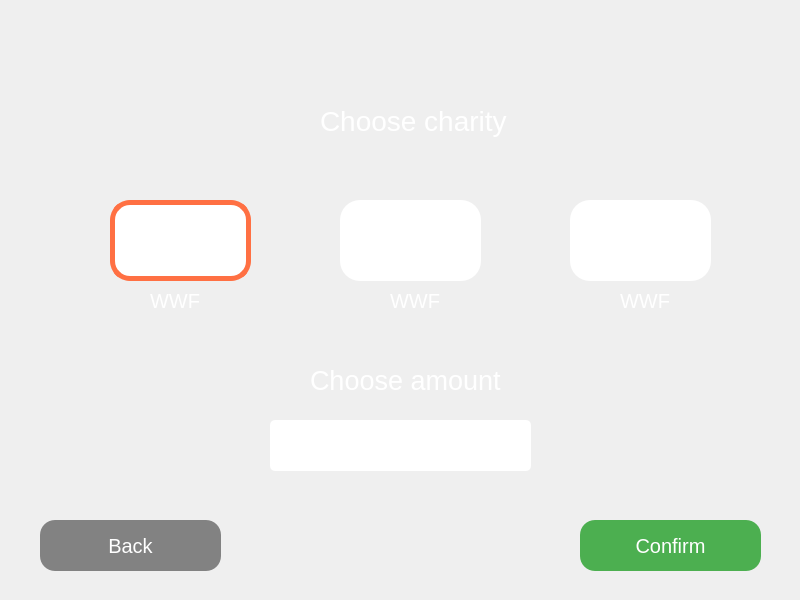
<?xml version="1.0" encoding="UTF-8"?>
<ui version="4.0">
 <class>charity</class>
 <widget class="QWidget" name="charity">
  <property name="geometry">
   <rect>
    <x>0</x>
    <y>0</y>
    <width>800</width>
    <height>600</height>
   </rect>
  </property>
  <property name="windowTitle">
   <string>Form</string>
  </property>
  <widget class="QPushButton" name="button_kohde1">
   <property name="geometry">
    <rect>
     <x>110</x>
     <y>200</y>
     <width>141</width>
     <height>81</height>
    </rect>
   </property>
   <property name="font">
    <font>
     <pointsize>-1</pointsize>
    </font>
   </property>
   <property name="cursor">
    <cursorShape>PointingHandCursor</cursorShape>
   </property>
   <property name="styleSheet">
    <string notr="true">background-color:white;
background-image: url(../img/logo_charity1.png);
background-repeat:no-repeat;
background-position: center center;
border-radius:20px;
color:black;
font-size:18px;
border:5px solid #FF7043;</string>
   </property>
   <property name="text">
    <string/>
   </property>
  </widget>
  <widget class="QPushButton" name="button_kohde2">
   <property name="geometry">
    <rect>
     <x>340</x>
     <y>200</y>
     <width>141</width>
     <height>81</height>
    </rect>
   </property>
   <property name="font">
    <font>
     <pointsize>-1</pointsize>
    </font>
   </property>
   <property name="cursor">
    <cursorShape>PointingHandCursor</cursorShape>
   </property>
   <property name="styleSheet">
    <string notr="true">background-color:white;
background-image: url(../img/logo_charity1.png);
background-repeat:no-repeat;
background-position: center center;
border-radius:20px;
color:black;
font-size:18px;</string>
   </property>
   <property name="text">
    <string/>
   </property>
  </widget>
  <widget class="QPushButton" name="button_kohde3">
   <property name="geometry">
    <rect>
     <x>570</x>
     <y>200</y>
     <width>141</width>
     <height>81</height>
    </rect>
   </property>
   <property name="font">
    <font>
     <pointsize>-1</pointsize>
    </font>
   </property>
   <property name="cursor">
    <cursorShape>PointingHandCursor</cursorShape>
   </property>
   <property name="styleSheet">
    <string notr="true">background-color:white;
background-image: url(../img/logo_charity1.png);
background-repeat:no-repeat;
background-position: center center;
border-radius:20px;
color:black;
font-size:18px;</string>
   </property>
   <property name="text">
    <string/>
   </property>
  </widget>
  <widget class="QLabel" name="label_toptext">
   <property name="geometry">
    <rect>
     <x>320</x>
     <y>80</y>
     <width>291</width>
     <height>81</height>
    </rect>
   </property>
   <property name="font">
    <font>
     <pointsize>-1</pointsize>
    </font>
   </property>
   <property name="styleSheet">
    <string notr="true">color: rgb(255, 255, 255);
font-size:28px;</string>
   </property>
   <property name="text">
    <string>Choose charity</string>
   </property>
  </widget>
  <widget class="QLabel" name="label_chooseamount">
   <property name="geometry">
    <rect>
     <x>310</x>
     <y>360</y>
     <width>191</width>
     <height>41</height>
    </rect>
   </property>
   <property name="font">
    <font>
     <pointsize>20</pointsize>
    </font>
   </property>
   <property name="styleSheet">
    <string notr="true">color: rgb(255, 255, 255);</string>
   </property>
   <property name="text">
    <string>Choose amount</string>
   </property>
  </widget>
  <widget class="QLineEdit" name="lineEdit_chooseamount">
   <property name="geometry">
    <rect>
     <x>270</x>
     <y>420</y>
     <width>261</width>
     <height>51</height>
    </rect>
   </property>
   <property name="font">
    <font>
     <pointsize>-1</pointsize>
    </font>
   </property>
   <property name="styleSheet">
    <string notr="true">background:white;
border-radius:5px;
padding:0 10px;
color:black;
font-size:18px;</string>
   </property>
  </widget>
  <widget class="QPushButton" name="button_cancel">
   <property name="geometry">
    <rect>
     <x>40</x>
     <y>520</y>
     <width>181</width>
     <height>51</height>
    </rect>
   </property>
   <property name="font">
    <font>
     <pointsize>-1</pointsize>
    </font>
   </property>
   <property name="cursor">
    <cursorShape>PointingHandCursor</cursorShape>
   </property>
   <property name="styleSheet">
    <string notr="true">QPushButton {
background-color: rgb(130, 130, 130);
background-image: url(../img/icon_back.png);
background-repeat:no-repeat;
background-position:left middle;
color: rgb(255, 255, 255);
border-radius:15px;
padding:5 5px;
font-size:20px;
}
QPushButton:hover {
background-color: rgb(120, 120, 120);
color: rgb(255, 255, 255);
}</string>
   </property>
   <property name="text">
    <string>Back</string>
   </property>
  </widget>
  <widget class="QPushButton" name="button_confirm">
   <property name="geometry">
    <rect>
     <x>580</x>
     <y>520</y>
     <width>181</width>
     <height>51</height>
    </rect>
   </property>
   <property name="font">
    <font>
     <pointsize>-1</pointsize>
    </font>
   </property>
   <property name="cursor">
    <cursorShape>PointingHandCursor</cursorShape>
   </property>
   <property name="styleSheet">
    <string notr="true">QPushButton {
background-color: #4CAF50;
background-image: url(../img/icon_confirm.png);
background-repeat: no-repeat;
background-position: right middle;
color: rgb(255, 255, 255);
border-radius: 15px;
padding:5 5px;
font-size:20px;
}
QPushButton:hover {
background-color: #43A047;
color: rgb(245, 245, 245);
}
</string>
   </property>
   <property name="text">
    <string>Confirm</string>
   </property>
  </widget>
  <widget class="QLabel" name="label_toptext_2">
   <property name="geometry">
    <rect>
     <x>150</x>
     <y>280</y>
     <width>71</width>
     <height>41</height>
    </rect>
   </property>
   <property name="font">
    <font>
     <pointsize>-1</pointsize>
    </font>
   </property>
   <property name="styleSheet">
    <string notr="true">color: white;
font-size:20px;</string>
   </property>
   <property name="text">
    <string>WWF</string>
   </property>
  </widget>
  <widget class="QLabel" name="label_toptext_3">
   <property name="geometry">
    <rect>
     <x>390</x>
     <y>280</y>
     <width>71</width>
     <height>41</height>
    </rect>
   </property>
   <property name="font">
    <font>
     <pointsize>-1</pointsize>
    </font>
   </property>
   <property name="styleSheet">
    <string notr="true">color: white;
font-size:20px;</string>
   </property>
   <property name="text">
    <string>WWF</string>
   </property>
  </widget>
  <widget class="QLabel" name="label_toptext_4">
   <property name="geometry">
    <rect>
     <x>620</x>
     <y>280</y>
     <width>71</width>
     <height>41</height>
    </rect>
   </property>
   <property name="font">
    <font>
     <pointsize>-1</pointsize>
    </font>
   </property>
   <property name="styleSheet">
    <string notr="true">color: white;
font-size:20px;</string>
   </property>
   <property name="text">
    <string>WWF</string>
   </property>
  </widget>
 </widget>
 <resources/>
 <connections/>
</ui>
